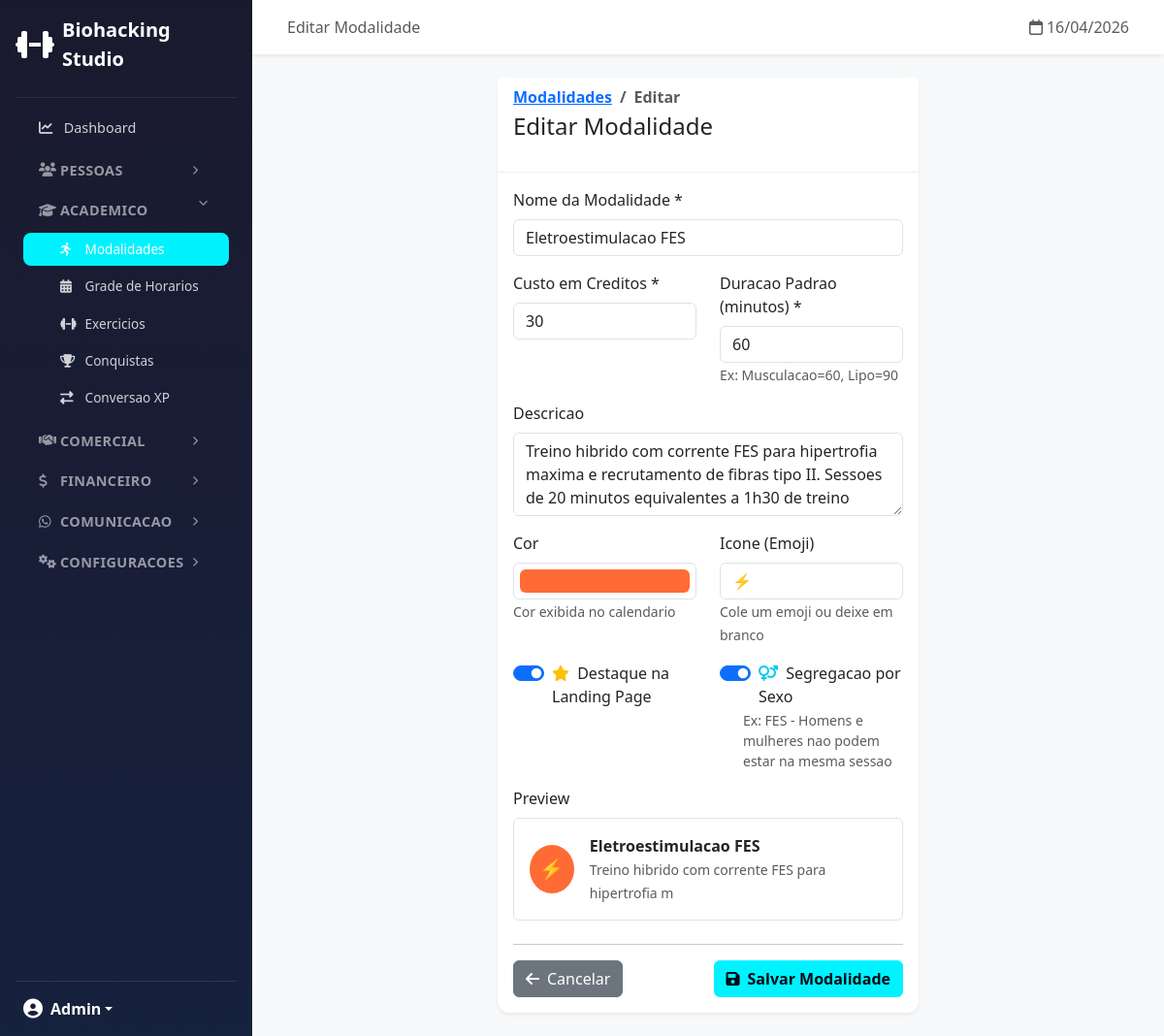
Page /admin/modalities/edit/5 (signed in) on the earlier database version.
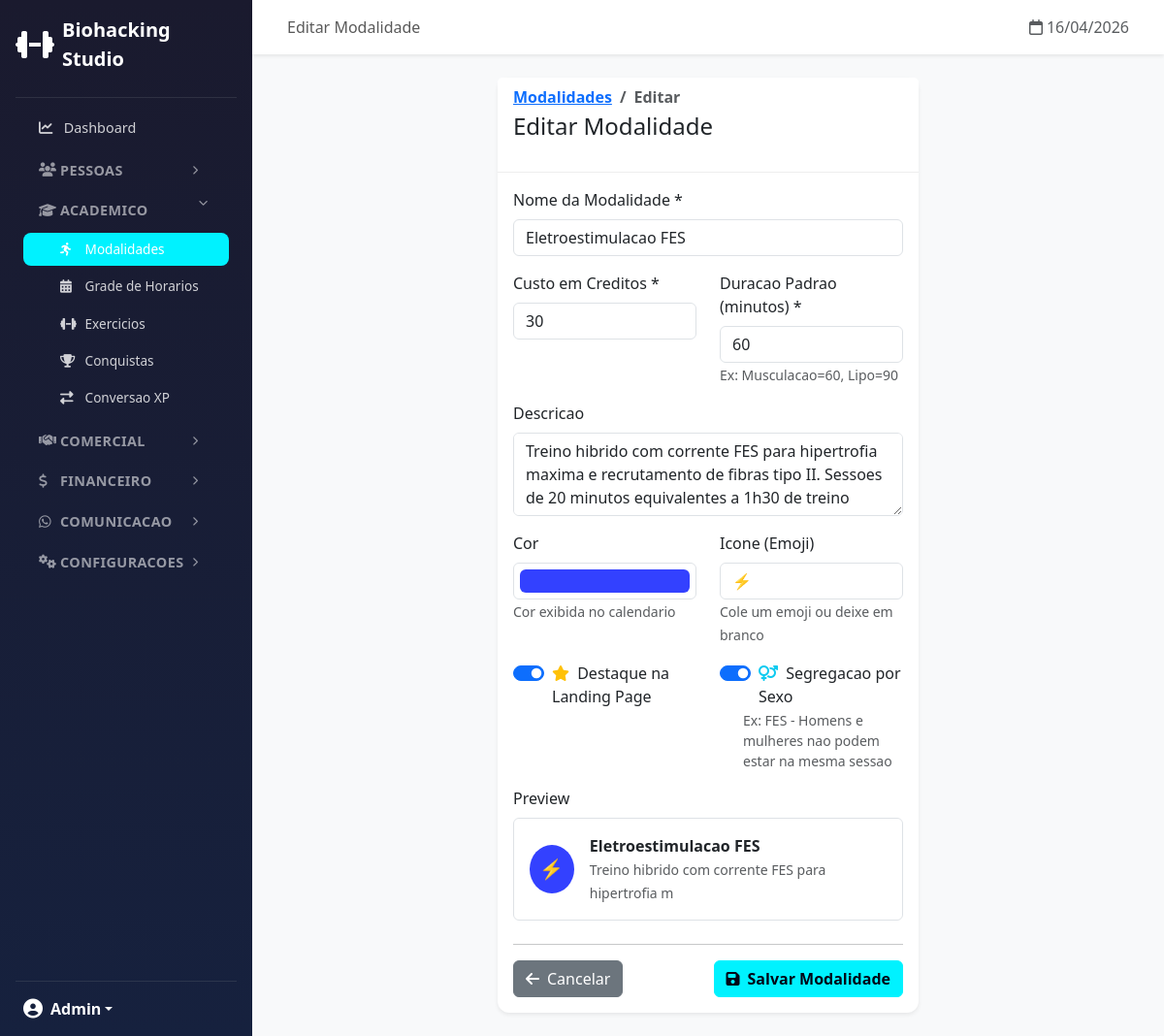
Same page on the later database version.
### app/models/modality.py (models this page shows, shortened)
class Modality(db.Model):
    __tablename__ = 'modalities'
    id = db.Column(db.Integer, primary_key=True)
    name = db.Column(db.String(100), nullable=False)
    description = db.Column(db.Text)
    color = db.Column(db.String(7), default='#FF6B35')
    icon = db.Column(db.String(50))  # Emoji ou FontAwesome
    is_active = db.Column(db.Boolean, default=True)
    credits_cost = db.Column(db.Integer, default=1, nullable=False)
    default_duration = db.Column(db.Integer, default=60, nullable=False) # em minutos
    is_featured = db.Column(db.Boolean, default=False)  # Destaque na landing page
    requires_gender_segregation = db.Column(db.Boolean, default=False)
    created_at = db.Column(db.DateTime, default=datetime.utcnow)
    updated_at = db.Column(db.DateTime, default=datetime.utcnow, onupdate=datetime.utcnow)
    schedules = db.relationship('ClassSchedule', backref='modality', lazy=True)

### app/routes/admin/modalities.py (the view, shortened to what this page needs)
@modalities_bp.route('/edit/<int:id>', methods=['GET', 'POST'])
@login_required
@admin_required
def edit_modality(id):
    modality = Modality.query.get_or_404(id)
    return render_template('admin/modalities/form.html', modality=modality)

### app/models/notification.py (called while the page is built)
    @classmethod
    def get_unread_count(cls, user_id):
        return cls.query.filter_by(user_id=user_id, is_read=False).count()

### app/routes/admin/dashboard.py (called while the page is built)
def admin_required(f):
    @wraps(f)
    def decorated_function(*args, **kwargs):
        if not current_user.is_authenticated or current_user.role != 'admin':
            abort(403)
        return f(*args, **kwargs)
    return decorated_function

### app/templates/admin/modalities/form.html (shortened to what the changed rows need)
{% extends "admin/base.html" %}
{% block content %}
<div class="row">
    <div class="col-md-6 offset-md-3">
        <div class="card">
            <div class="card-header">
                <div class="row align-items-center mb-4">
                    <div class="col">
                        <h2 class="h4 mb-0">{{ 'Editar' if modality else 'Criar' }} Modalidade</h2>
                    </div>
                </div>
            </div>
            <div class="card-body">
                <form method="POST">
                    <div class="mb-3">
                        <label class="form-label">Nome da Modalidade *</label>
                        <input type="text" name="name" class="form-control"
                            value="{{ modality.name if modality else '' }}" placeholder="Ex: Musculacao, Yoga, CrossFit"
                            required>
                    </div>
                    <div class="row">
                        <div class="col-md-6 mb-3">
                            <label class="form-label">Custo em Creditos *</label>
                            <input type="number" name="credits_cost" class="form-control"
                                value="{{ modality.credits_cost if modality else 10 }}" min="1" required>
                        </div>
                        <div class="col-md-6 mb-3">
                            <label class="form-label">Duracao Padrao (minutos) *</label>
                            <input type="number" name="default_duration" class="form-control"
                                value="{{ modality.default_duration if modality else 60 }}" min="1" required>
                            <small class="text-muted">Ex: Musculacao=60, Lipo=90</small>
                        </div>
                    </div>
                    <div class="mb-3">
                        <label class="form-label">Descricao</label>
                        <textarea name="description" class="form-control" rows="3"
                            placeholder="Descreva a modalidade...">{{ modality.description if modality else '' }}</textarea>
                    </div>
                    <div class="row">
                        <div class="col-md-6 mb-3">
                            <label class="form-label">Cor</label>
                            <input type="color" name="color" class="form-control form-control-color w-100"
                                value="{{ modality.color if modality else '#FF6B35' }}">
                            <small class="text-muted">Cor exibida no calendario</small>
                        </div>
                        <div class="col-md-6 mb-3">
                            <label class="form-label">Icone (Emoji)</label>
                            <input type="text" name="icon" class="form-control"
                                value="{{ modality.icon if modality else '' }}" placeholder="Ex: 💪 🧘 🏃">
                            <small class="text-muted">Cole um emoji ou deixe em branco</small>
                        </div>
                    </div>
                    <div class="mb-4">
                        <div class="d-flex align-items-center p-3 border rounded" id="preview-area">
                            <div class="rounded-circle me-3 d-flex align-items-center justify-content-center"
                                id="preview-icon" data-color="{{ modality.color if modality else '#FF6B35' }}"
                                style="width: 50px; height: 50px;">
                                <span class="text-white fs-5" id="preview-emoji">{{ modality.icon if modality and
                                    modality.icon else '💪' }}</span>
                            </div>
                            <div>
                                <strong id="preview-name">{{ modality.name if modality else 'Nome da Modalidade'
                                    }}</strong>
                                <br>
                                <small class="text-muted" id="preview-desc">{{ modality.description[:50] if modality and
                                    modality.description else 'Descricao da modalidade' }}</small>
                            </div>
                        </div>
                    </div>
                </form>
            </div>
        </div>
    </div>
</div>
{% endblock %}

Differences in the rows shown:
changed Modality "Eletroestimulacao FES": color "#ff6b35" → "#3341ff"
